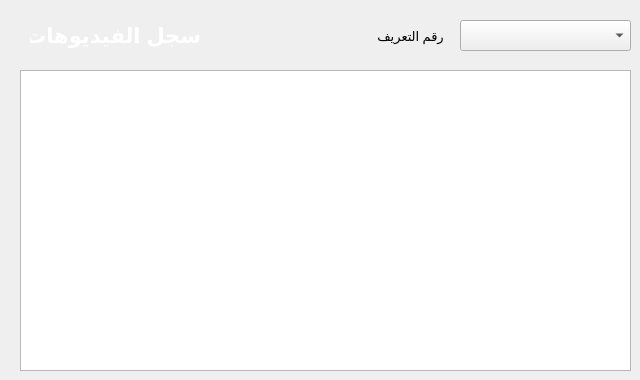
    <widget class="QWidget" name="tab_5">
     <attribute name="title">
      <string>سجل الفيديوهات</string>
     </attribute>
     <widget class="QListWidget" name="listWidget">
      <property name="geometry">
       <rect>
        <x>20</x>
        <y>70</y>
        <width>611</width>
        <height>301</height>
       </rect>
      </property>
     </widget>
     <widget class="QLabel" name="label_50">
      <property name="geometry">
       <rect>
        <x>370</x>
        <y>20</y>
        <width>81</width>
        <height>31</height>
       </rect>
      </property>
      <property name="font">
       <font>
        <family>Open Sans</family>
        <pointsize>10</pointsize>
        <italic>false</italic>
        <bold>false</bold>
        <kerning>true</kerning>
       </font>
      </property>
      <property name="layoutDirection">
       <enum>Qt::LayoutDirection::LeftToRight</enum>
      </property>
      <property name="styleSheet">
       <string notr="true"/>
      </property>
      <property name="text">
       <string>رقم التعريف</string>
      </property>
      <property name="scaledContents">
       <bool>true</bool>
      </property>
      <property name="alignment">
       <set>Qt::AlignmentFlag::AlignCenter</set>
      </property>
     </widget>
     <widget class="QComboBox" name="cb50">
      <property name="geometry">
       <rect>
        <x>460</x>
        <y>20</y>
        <width>171</width>
        <height>31</height>
       </rect>
      </property>
      <property name="font">
       <font>
        <family>Poppins SemiBold</family>
        <pointsize>10</pointsize>
       </font>
      </property>
      <property name="styleSheet">
       <string notr="true"/>
      </property>
     </widget>
     <widget class="QLabel" name="label_51">
      <property name="geometry">
       <rect>
        <x>30</x>
        <y>20</y>
        <width>171</width>
        <height>31</height>
       </rect>
      </property>
      <property name="font">
       <font>
        <family>Segoe UI</family>
        <pointsize>16</pointsize>
        <bold>true</bold>
        <kerning>true</kerning>
       </font>
      </property>
      <property name="layoutDirection">
       <enum>Qt::LayoutDirection::LeftToRight</enum>
      </property>
      <property name="styleSheet">
       <string notr="true">color: rgb(255, 255, 255);</string>
      </property>
      <property name="text">
       <string>سجل الفيديوهات </string>
      </property>
      <property name="scaledContents">
       <bool>true</bool>
      </property>
      <property name="alignment">
       <set>Qt::AlignmentFlag::AlignLeading|Qt::AlignmentFlag::AlignLeft|Qt::AlignmentFlag::AlignVCenter</set>
      </property>
     </widget>
    </widget>
